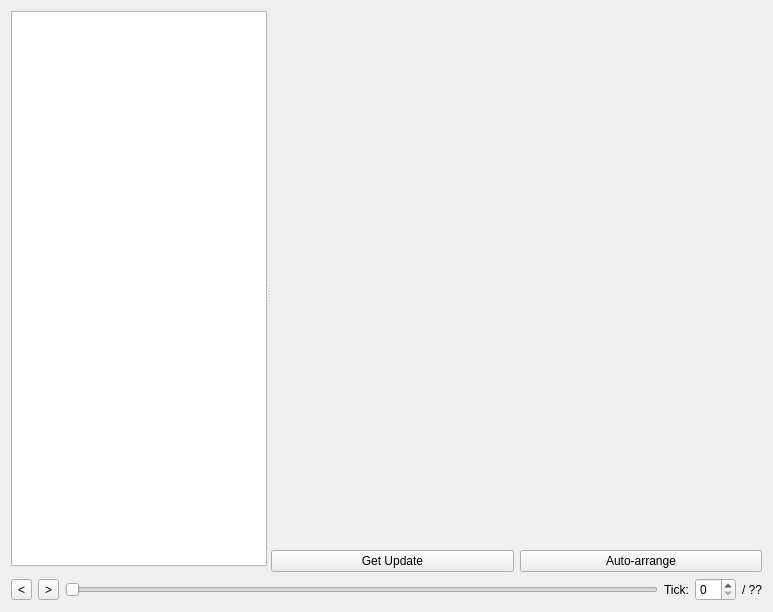
<?xml version="1.0" encoding="UTF-8"?>
<ui version="4.0">
 <class>monitor_page</class>
 <widget class="QWidget" name="monitor_page">
  <property name="geometry">
   <rect>
    <x>0</x>
    <y>0</y>
    <width>773</width>
    <height>612</height>
   </rect>
  </property>
  <property name="windowTitle">
   <string>Form</string>
  </property>
  <layout class="QVBoxLayout" name="verticalLayout_2">
   <item>
    <widget class="QSplitter" name="splitter">
     <property name="sizePolicy">
      <sizepolicy hsizetype="Expanding" vsizetype="Expanding">
       <horstretch>0</horstretch>
       <verstretch>0</verstretch>
      </sizepolicy>
     </property>
     <property name="orientation">
      <enum>Qt::Horizontal</enum>
     </property>
     <widget class="QWidget" name="layoutWidget">
      <layout class="QVBoxLayout" name="tree_view_info_vlayout">
       <item>
        <widget class="QTreeView" name="tree_view">
         <property name="sizePolicy">
          <sizepolicy hsizetype="Preferred" vsizetype="Expanding">
           <horstretch>1</horstretch>
           <verstretch>0</verstretch>
          </sizepolicy>
         </property>
        </widget>
       </item>
       <item>
        <widget class="QWidget" name="hb_info_placeholder" native="true"/>
       </item>
      </layout>
     </widget>
     <widget class="QWidget" name="monitor_widgets" native="true">
      <property name="sizePolicy">
       <sizepolicy hsizetype="Expanding" vsizetype="Expanding">
        <horstretch>3</horstretch>
        <verstretch>0</verstretch>
       </sizepolicy>
      </property>
      <layout class="QVBoxLayout" name="verticalLayout">
       <item>
        <widget class="QWidget" name="node_widget" native="true">
         <property name="sizePolicy">
          <sizepolicy hsizetype="Expanding" vsizetype="Expanding">
           <horstretch>0</horstretch>
           <verstretch>0</verstretch>
          </sizepolicy>
         </property>
        </widget>
       </item>
       <item>
        <layout class="QHBoxLayout" name="button_layout">
         <item>
          <widget class="QPushButton" name="update_button">
           <property name="text">
            <string>Get Update</string>
           </property>
          </widget>
         </item>
         <item>
          <widget class="QPushButton" name="auto_arrange_button">
           <property name="text">
            <string>Auto-arrange</string>
           </property>
          </widget>
         </item>
        </layout>
       </item>
      </layout>
     </widget>
    </widget>
   </item>
   <item>
    <layout class="QHBoxLayout" name="history_hlayout">
     <item>
      <widget class="QToolButton" name="prev_step_button">
       <property name="text">
        <string>&lt;</string>
       </property>
      </widget>
     </item>
     <item>
      <widget class="QToolButton" name="next_step_button">
       <property name="text">
        <string>&gt;</string>
       </property>
      </widget>
     </item>
     <item>
      <widget class="QSlider" name="tick_slider">
       <property name="orientation">
        <enum>Qt::Horizontal</enum>
       </property>
      </widget>
     </item>
     <item>
      <widget class="QLabel" name="tick_count_label">
       <property name="text">
        <string>Tick:</string>
       </property>
      </widget>
     </item>
     <item>
      <widget class="QSpinBox" name="tick_spin_box"/>
     </item>
     <item>
      <widget class="QLabel" name="num_counts_label">
       <property name="text">
        <string>/ ??</string>
       </property>
      </widget>
     </item>
    </layout>
   </item>
  </layout>
 </widget>
 <resources/>
 <connections/>
</ui>
